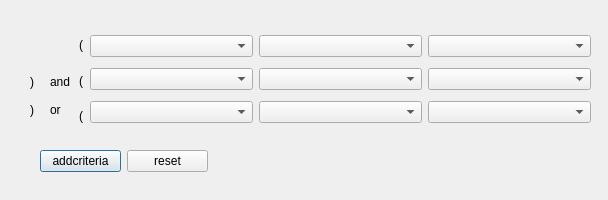
<?xml version="1.0" encoding="UTF-8"?>
<ui version="4.0">
 <class>AdvanceDialog</class>
 <widget class="QDialog" name="AdvanceDialog">
  <property name="geometry">
   <rect>
    <x>0</x>
    <y>0</y>
    <width>608</width>
    <height>200</height>
   </rect>
  </property>
  <property name="windowTitle">
   <string>Dialog</string>
  </property>
  <widget class="QWidget" name="">
   <property name="geometry">
    <rect>
     <x>90</x>
     <y>30</y>
     <width>501</width>
     <height>101</height>
    </rect>
   </property>
   <layout class="QGridLayout" name="gridLayout">
    <item row="0" column="1">
     <widget class="QComboBox" name="comboBox_2"/>
    </item>
    <item row="2" column="2">
     <widget class="QComboBox" name="comboBox_8"/>
    </item>
    <item row="2" column="1">
     <widget class="QComboBox" name="comboBox_7"/>
    </item>
    <item row="2" column="0">
     <widget class="QComboBox" name="comboBox_6"/>
    </item>
    <item row="1" column="0">
     <widget class="QComboBox" name="comboBox_4"/>
    </item>
    <item row="0" column="0">
     <widget class="QComboBox" name="comboBox"/>
    </item>
    <item row="0" column="2">
     <widget class="QComboBox" name="comboBox_3"/>
    </item>
    <item row="1" column="1">
     <widget class="QComboBox" name="comboBox_9"/>
    </item>
    <item row="1" column="2">
     <widget class="QComboBox" name="comboBox_5"/>
    </item>
   </layout>
  </widget>
  <widget class="QWidget" name="">
   <property name="geometry">
    <rect>
     <x>50</x>
     <y>70</y>
     <width>21</width>
     <height>51</height>
    </rect>
   </property>
   <layout class="QVBoxLayout" name="verticalLayout">
    <item>
     <widget class="QLabel" name="label_4">
      <property name="text">
       <string>and</string>
      </property>
     </widget>
    </item>
    <item>
     <widget class="QLabel" name="label_5">
      <property name="text">
       <string>or</string>
      </property>
     </widget>
    </item>
   </layout>
  </widget>
  <widget class="QWidget" name="">
   <property name="geometry">
    <rect>
     <x>79</x>
     <y>30</y>
     <width>16</width>
     <height>101</height>
    </rect>
   </property>
   <layout class="QVBoxLayout" name="verticalLayout_2">
    <item>
     <widget class="QLabel" name="label">
      <property name="text">
       <string>(</string>
      </property>
     </widget>
    </item>
    <item>
     <widget class="QLabel" name="label_2">
      <property name="text">
       <string>(</string>
      </property>
     </widget>
    </item>
    <item>
     <widget class="QLabel" name="label_3">
      <property name="text">
       <string>(</string>
      </property>
     </widget>
    </item>
   </layout>
  </widget>
  <widget class="QWidget" name="">
   <property name="geometry">
    <rect>
     <x>30</x>
     <y>70</y>
     <width>16</width>
     <height>51</height>
    </rect>
   </property>
   <layout class="QVBoxLayout" name="verticalLayout_3">
    <item>
     <widget class="QLabel" name="label_6">
      <property name="text">
       <string>)</string>
      </property>
     </widget>
    </item>
    <item>
     <widget class="QLabel" name="label_7">
      <property name="text">
       <string>)</string>
      </property>
     </widget>
    </item>
   </layout>
  </widget>
  <widget class="QWidget" name="">
   <property name="geometry">
    <rect>
     <x>40</x>
     <y>150</y>
     <width>168</width>
     <height>22</height>
    </rect>
   </property>
   <layout class="QHBoxLayout" name="horizontalLayout">
    <item>
     <widget class="QPushButton" name="pushButton_3">
      <property name="text">
       <string>addcriteria</string>
      </property>
     </widget>
    </item>
    <item>
     <widget class="QPushButton" name="pushButton_2">
      <property name="text">
       <string>reset</string>
      </property>
     </widget>
    </item>
   </layout>
  </widget>
 </widget>
 <resources/>
 <connections/>
</ui>
